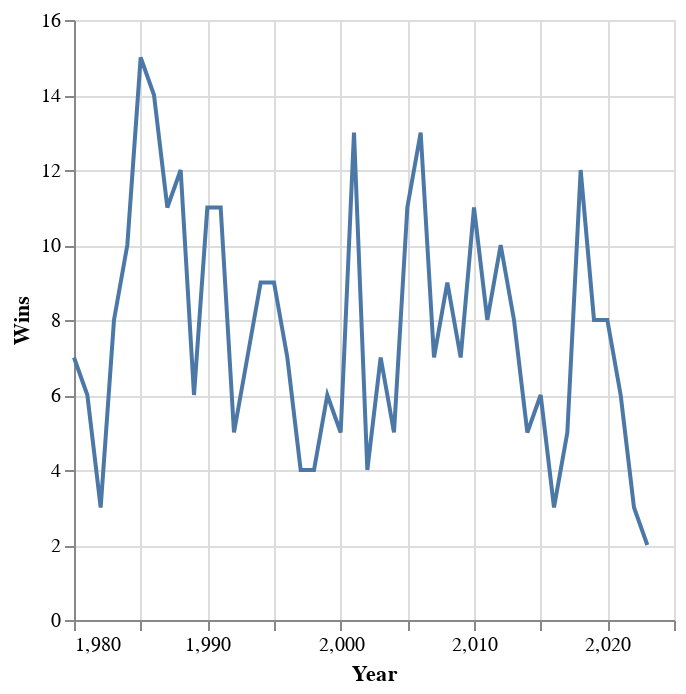

Source (notebook cell):
### Code cell
filtered_data_2 = data[(data['Year'] >= 1980) & (data['Year'] <= 2025)]

chart_2 = alt.Chart(filtered_data_2).mark_line().encode(
    x=alt.X('Year:Q', scale=alt.Scale(domain=[1980, 2025]), title="Year"),
    y=alt.Y('W:Q', title="Wins"),
    tooltip=["Year", "W", "L", "Div. Finish"])
chart_2

### Figure 1 — Vega-Lite specification as saved in the notebook (floating-point values rounded to 4 significant figures)
{"config": {"view": {"continuousWidth": 300, "continuousHeight": 300}}, "data": {"name": "data-1c1bbd5b433a0bfe94a175ce24538de1"}, "mark": {"type": "line"}, "encoding": {"tooltip": [{"field": "Year", "type": "quantitative"}, {"field": "W", "type": "quantitative"}, {"field": "L", "type": "quantitative"}, {"field": "Div. Finish", "type": "nominal"}], "x": {"field": "Year", "scale": {"domain": [1980, 2025]}, "title": "Year", "type": "quantitative"}, "y": {"field": "W", "title": "Wins", "type": "quantitative"}}, "$schema": "https://vega.github.io/schema/vega-lite/v5.15.1.json", "datasets": {"data-1c1bbd5b433a0bfe94a175ce24538de1": [{"Year": 2023, "Lg": "NFL", "Tm": "Chicago Bears", "W": 2, "L": 6, "T": 0, "Div. Finish": "4th of 4", "Playoffs": null, "PF": 171, "PA": 218, "PD": -47, "Coaches": "Eberflus", "AV": null, "Passer": "Fields", "Rusher": "Herbert", "Receiver": "Moore", "Pts_Off": 17, "Yds_Off": 19, "Pts_Def": 28, "Yds_Def": 23, "T/G": 25, "Pts±": 25, "Yds±": 18, "out of": 32, "MoV": -5.9, "SoS": -3.9, "SRS": -9.8, "OSRS": -1.6, "DSRS": -8.2}, {"Year": 2022, "Lg": "NFL", "Tm": "Chicago Bears", "W": 3, "L": 14, "T": 0, "Div. Finish": "4th of 4", "Playoffs": null, "PF": 326, "PA": 463, "PD": -137, "Coaches": "Eberflus", "AV": "Fields", "Passer": "Fields", "Rusher": "Fields", "Receiver": "Kmet", "Pts_Off": 23, "Yds_Off": 28, "Pts_Def": 32, "Yds_Def": 29, "T/G": 20, "Pts±": 31, "Yds±": 31, "out of": 32, "MoV": -8.1, "SoS": 1.6, "SRS": -6.4, "OSRS": -2.5, "DSRS": -4.0}, {"Year": 2021, "Lg": "NFL", "Tm": "Chicago Bears", "W": 6, "L": 11, "T": 0, "Div. Finish": "3rd of 4", "Playoffs": null, "PF": 311, "PA": 407, "PD": -96, "Coaches": "Nagy", "AV": "Smith", "Passer": "Fields", "Rusher": "Montgomery", "Receiver": "Mooney", "Pts_Off": 27, "Yds_Off": 24, "Pts_Def": 22, "Yds_Def": 6, "T/G": 29, "Pts±": 24, "Yds±": 20, "out of": 32, "MoV": -5.6, "SoS": 0.5, "SRS": -5.2, "OSRS": -4.9, "DSRS": -0.3}, {"Year": 2020, "Lg": "NFL", "Tm": "Chicago Bears*", "W": 8, "L": 8, "T": 0, "Div. Finish": "2nd of 4", "Playoffs": "Lost WC", "PF": 372, "PA": 370, "PD": 2, "Coaches": "Nagy", "AV": "Smith", "Passer": "Trubisky", "Rusher": "Montgomery", "Receiver": "Robinson", "Pts_Off": 22, "Yds_Off": 26, "Pts_Def": 14, "Yds_Def": 11, "T/G": 23, "Pts±": 15, "Yds±": 20, "out of": 32, "MoV": 0.1, "SoS": 0.1, "SRS": 0.2, "OSRS": -2.2, "DSRS": 2.4}, {"Year": 2019, "Lg": "NFL", "Tm": "Chicago Bears", "W": 8, "L": 8, "T": 0, "Div. Finish": "3rd of 4", "Playoffs": null, "PF": 280, "PA": 298, "PD": -18, "Coaches": "Nagy", "AV": "Mack", "Passer": "Trubisky", "Rusher": "Montgomery", "Receiver": "Robinson", "Pts_Off": 29, "Yds_Off": 29, "Pts_Def": 4, "Yds_Def": 8, "T/G": 15, "Pts±": 19, "Yds±": 21, "out of": 32, "MoV": -1.1, "SoS": 0.2, "SRS": -0.9, "OSRS": -5.4, "DSRS": 4.5}, {"Year": 2018, "Lg": "NFL", "Tm": "Chicago Bears*", "W": 12, "L": 4, "T": 0, "Div. Finish": "1st of 4", "Playoffs": "Lost WC", "PF": 421, "PA": 283, "PD": 138, "Coaches": "Nagy", "AV": "Mack", "Passer": "Trubisky", "Rusher": "Howard", "Receiver": "Robinson", "Pts_Off": 9, "Yds_Off": 21, "Pts_Def": 1, "Yds_Def": 3, "T/G": 3, "Pts±": 4, "Yds±": 5, "out of": 32, "MoV": 8.6, "SoS": -2.3, "SRS": 6.3, "OSRS": 1.5, "DSRS": 4.8}, {"Year": 2017, "Lg": "NFL", "Tm": "Chicago Bears", "W": 5, "L": 11, "T": 0, "Div. Finish": "4th of 4", "Playoffs": null, "PF": 264, "PA": 320, "PD": -56, "Coaches": "Fox", "AV": "Hicks", "Passer": "Trubisky", "Rusher": "Howard", "Receiver": "Wright", "Pts_Off": 29, "Yds_Off": 30, "Pts_Def": 9, "Yds_Def": 10, "T/G": 15, "Pts±": 20, "Yds±": 26, "out of": 32, "MoV": -3.5, "SoS": 2.2, "SRS": -1.3, "OSRS": -4.6, "DSRS": 3.3}, {"Year": 2016, "Lg": "NFL", "Tm": "Chicago Bears", "W": 3, "L": 13, "T": 0, "Div. Finish": "4th of 4", "Playoffs": null, "PF": 279, "PA": 399, "PD": -120, "Coaches": "Fox", "AV": "Howard", "Passer": "Barkley", "Rusher": "Howard", "Receiver": "Meredith", "Pts_Off": 28, "Yds_Off": 15, "Pts_Def": 24, "Yds_Def": 15, "T/G": 31, "Pts±": 28, "Yds±": 12, "out of": 32, "MoV": -7.5, "SoS": 0.0, "SRS": -7.5, "OSRS": -5.2, "DSRS": -2.3}, {"Year": 2015, "Lg": "NFL", "Tm": "Chicago Bears", "W": 6, "L": 10, "T": 0, "Div. Finish": "4th of 4", "Playoffs": null, "PF": 335, "PA": 397, "PD": -62, "Coaches": "Fox", "AV": "Cutler", "Passer": "Cutler", "Rusher": "Forte", "Receiver": "Jeffery", "Pts_Off": 23, "Yds_Off": 21, "Pts_Def": 20, "Yds_Def": 14, "T/G": 19, "Pts±": 21, "Yds±": 16, "out of": 32, "MoV": -3.9, "SoS": 2.6, "SRS": -1.3, "OSRS": -0.1, "DSRS": -1.2}, {"Year": 2014, "Lg": "NFL", "Tm": "Chicago Bears", "W": 5, "L": 11, "T": 0, "Div. Finish": "4th of 4", "Playoffs": null, "PF": 319, "PA": 442, "PD": -123, "Coaches": "Trestman", "AV": "Forte", "Passer": "Cutler", "Rusher": "Forte", "Receiver": "Jeffery", "Pts_Off": 23, "Yds_Off": 21, "Pts_Def": 31, "Yds_Def": 30, "T/G": 22, "Pts±": 27, "Yds±": 28, "out of": 32, "MoV": -7.7, "SoS": 1.0, "SRS": -6.7, "OSRS": -2.0, "DSRS": -4.7}, {"Year": 2013, "Lg": "NFL", "Tm": "Chicago Bears", "W": 8, "L": 8, "T": 0, "Div. Finish": "2nd of 4", "Playoffs": null, "PF": 445, "PA": 478, "PD": -33, "Coaches": "Trestman", "AV": "Forte", "Passer": "Cutler", "Rusher": "Forte", "Receiver": "Jeffery", "Pts_Off": 2, "Yds_Off": 8, "Pts_Def": 30, "Yds_Def": 30, "T/G": 11, "Pts±": 21, "Yds±": 19, "out of": 32, "MoV": -2.1, "SoS": -2.1, "SRS": -4.1, "OSRS": 3.0, "DSRS": -7.1}, {"Year": 2012, "Lg": "NFL", "Tm": "Chicago Bears", "W": 10, "L": 6, "T": 0, "Div. Finish": "3rd of 4", "Playoffs": null, "PF": 375, "PA": 277, "PD": 98, "Coaches": "Smith", "AV": "Tillman", "Passer": "Cutler", "Rusher": "Forte", "Receiver": "Marshall", "Pts_Off": 16, "Yds_Off": 28, "Pts_Def": 3, "Yds_Def": 5, "T/G": 2, "Pts±": 6, "Yds±": 16, "out of": 32, "MoV": 6.1, "SoS": 0.8, "SRS": 6.9, "OSRS": 1.0, "DSRS": 6.0}, {"Year": 2011, "Lg": "NFL", "Tm": "Chicago Bears", "W": 8, "L": 8, "T": 0, "Div. Finish": "3rd of 4", "Playoffs": null, "PF": 353, "PA": 341, "PD": 12, "Coaches": "Smith", "AV": "Peppers", "Passer": "Cutler", "Rusher": "Forte", "Receiver": "Knox", "Pts_Off": 17, "Yds_Off": 24, "Pts_Def": 14, "Yds_Def": 17, "T/G": 11, "Pts±": 16, "Yds±": 26, "out of": 32, "MoV": 0.8, "SoS": 0.9, "SRS": 1.7, "OSRS": -1.5, "DSRS": 3.1}, {"Year": 2010, "Lg": "NFL", "Tm": "Chicago Bears*", "W": 11, "L": 5, "T": 0, "Div. Finish": "1st of 4", "Playoffs": "Lost Conf", "PF": 334, "PA": 286, "PD": 48, "Coaches": "Smith", "AV": "Peppers", "Passer": "Cutler", "Rusher": "Forte", "Receiver": "Knox", "Pts_Off": 21, "Yds_Off": 30, "Pts_Def": 4, "Yds_Def": 9, "T/G": 11, "Pts±": 10, "Yds±": 22, "out of": 32, "MoV": 3.0, "SoS": 1.1, "SRS": 4.1, "OSRS": -0.6, "DSRS": 4.7}, {"Year": 2009, "Lg": "NFL", "Tm": "Chicago Bears", "W": 7, "L": 9, "T": 0, "Div. Finish": "3rd of 4", "Playoffs": null, "PF": 327, "PA": 375, "PD": -48, "Coaches": "Smith", "AV": "Cutler", "Passer": "Cutler", "Rusher": "Forte", "Receiver": "Hester", "Pts_Off": 19, "Yds_Off": 23, "Pts_Def": 21, "Yds_Def": 17, "T/G": 23, "Pts±": 21, "Yds±": 23, "out of": 32, "MoV": -3.0, "SoS": -0.9, "SRS": -3.9, "OSRS": -1.9, "DSRS": -2.0}, {"Year": 2008, "Lg": "NFL", "Tm": "Chicago Bears", "W": 9, "L": 7, "T": 0, "Div. Finish": "2nd of 4", "Playoffs": null, "PF": 375, "PA": 350, "PD": 25, "Coaches": "Smith", "AV": "Briggs", "Passer": "Orton", "Rusher": "Forte", "Receiver": "Hester", "Pts_Off": 14, "Yds_Off": 26, "Pts_Def": 16, "Yds_Def": 21, "T/G": 8, "Pts±": 17, "Yds±": 25, "out of": 32, "MoV": 1.6, "SoS": 0.5, "SRS": 2.1, "OSRS": 1.1, "DSRS": 1.0}, {"Year": 2007, "Lg": "NFL", "Tm": "Chicago Bears", "W": 7, "L": 9, "T": 0, "Div. Finish": "4th of 4", "Playoffs": null, "PF": 334, "PA": 348, "PD": -14, "Coaches": "Smith", "AV": "Urlacher", "Passer": "Griese", "Rusher": "Benson", "Receiver": "Berrian", "Pts_Off": 18, "Yds_Off": 27, "Pts_Def": 16, "Yds_Def": 28, "T/G": 17, "Pts±": 20, "Yds±": 30, "out of": 32, "MoV": -0.9, "SoS": 2.1, "SRS": 1.2, "OSRS": -0.2, "DSRS": 1.4}, {"Year": 2006, "Lg": "NFL", "Tm": "Chicago Bears*", "W": 13, "L": 3, "T": 0, "Div. Finish": "1st of 4", "Playoffs": "Lost SB", "PF": 427, "PA": 255, "PD": 172, "Coaches": "Smith", "AV": "Urlacher", "Passer": "Grossman", "Rusher": "Jones", "Receiver": "Muhammad", "Pts_Off": 2, "Yds_Off": 15, "Pts_Def": 3, "Yds_Def": 5, "T/G": 4, "Pts±": 2, "Yds±": 10, "out of": 32, "MoV": 10.8, "SoS": -2.9, "SRS": 7.9, "OSRS": 4.9, "DSRS": 3.0}, {"Year": 2005, "Lg": "NFL", "Tm": "Chicago Bears*", "W": 11, "L": 5, "T": 0, "Div. Finish": "1st of 4", "Playoffs": "Lost Div", "PF": 260, "PA": 202, "PD": 58, "Coaches": "Smith", "AV": "Briggs", "Passer": "Orton", "Rusher": "Jones", "Receiver": "Muhammad", "Pts_Off": 26, "Yds_Off": 29, "Pts_Def": 1, "Yds_Def": 2, "T/G": 11, "Pts±": 12, "Yds±": 25, "out of": 32, "MoV": 3.6, "SoS": -2.2, "SRS": 1.4, "OSRS": -5.2, "DSRS": 6.6}, {"Year": 2004, "Lg": "NFL", "Tm": "Chicago Bears", "W": 5, "L": 11, "T": 0, "Div. Finish": "4th of 4", "Playoffs": null, "PF": 231, "PA": 331, "PD": -100, "Coaches": "Smith", "AV": "Briggs", "Passer": "Hutchinson", "Rusher": "Jones", "Receiver": "Terrell", "Pts_Off": 32, "Yds_Off": 32, "Pts_Def": 13, "Yds_Def": 21, "T/G": 23, "Pts±": 28, "Yds±": 32, "out of": 32, "MoV": -6.3, "SoS": -2.0, "SRS": -8.2, "OSRS": -8.5, "DSRS": 0.3}, {"Year": 2003, "Lg": "NFL", "Tm": "Chicago Bears", "W": 7, "L": 9, "T": 0, "Div. Finish": "3rd of 4", "Playoffs": null, "PF": 283, "PA": 346, "PD": -63, "Coaches": "Jauron", "AV": "Azumah", "Passer": "Stewart", "Rusher": "Thomas", "Receiver": "Booker", "Pts_Off": 23, "Yds_Off": 28, "Pts_Def": 22, "Yds_Def": 14, "T/G": 27, "Pts±": 23, "Yds±": 26, "out of": 32, "MoV": -3.9, "SoS": 0.4, "SRS": -3.5, "OSRS": -4.2, "DSRS": 0.7}, {"Year": 2002, "Lg": "NFL", "Tm": "Chicago Bears", "W": 4, "L": 12, "T": 0, "Div. Finish": "3rd of 4", "Playoffs": null, "PF": 281, "PA": 379, "PD": -98, "Coaches": "Jauron", "AV": "Urlacher", "Passer": "Miller", "Rusher": "Thomas", "Receiver": "Booker", "Pts_Off": 27, "Yds_Off": 29, "Pts_Def": 25, "Yds_Def": 25, "T/G": 23, "Pts±": 27, "Yds±": 29, "out of": 32, "MoV": -6.1, "SoS": 0.9, "SRS": -5.3, "OSRS": -4.4, "DSRS": -0.9}, {"Year": 2001, "Lg": "NFL", "Tm": "Chicago Bears*", "W": 13, "L": 3, "T": 0, "Div. Finish": "1st of 5", "Playoffs": "Lost Div", "PF": 338, "PA": 203, "PD": 135, "Coaches": "Jauron", "AV": "Urlacher", "Passer": "Miller", "Rusher": "Thomas", "Receiver": "Booker", "Pts_Off": 11, "Yds_Off": 26, "Pts_Def": 1, "Yds_Def": 15, "T/G": 4, "Pts±": 3, "Yds±": 21, "out of": 31, "MoV": 8.4, "SoS": -0.5, "SRS": 7.9, "OSRS": 0.9, "DSRS": 7.1}, {"Year": 2000, "Lg": "NFL", "Tm": "Chicago Bears", "W": 5, "L": 11, "T": 0, "Div. Finish": "5th of 5", "Playoffs": null, "PF": 216, "PA": 355, "PD": -139, "Coaches": "Jauron", "AV": "Urlacher", "Passer": "McNown", "Rusher": "Allen", "Receiver": "Robinson", "Pts_Off": 28, "Yds_Off": 23, "Pts_Def": 20, "Yds_Def": 16, "T/G": 23, "Pts±": 26, "Yds±": 23, "out of": 31, "MoV": -8.7, "SoS": 2.4, "SRS": -6.3, "OSRS": -6.4, "DSRS": 0.1}, {"Year": 1999, "Lg": "NFL", "Tm": "Chicago Bears", "W": 6, "L": 10, "T": 0, "Div. Finish": "5th of 5", "Playoffs": null, "PF": 272, "PA": 341, "PD": -69, "Coaches": "Jauron", "AV": "Robinson", "Passer": "Matthews", "Rusher": "Enis", "Receiver": "Robinson", "Pts_Off": 25, "Yds_Off": 8, "Pts_Def": 20, "Yds_Def": 29, "T/G": 17, "Pts±": 24, "Yds±": 20, "out of": 31, "MoV": -4.3, "SoS": 2.3, "SRS": -2.0, "OSRS": -3.0, "DSRS": 1.0}, {"Year": 1998, "Lg": "NFL", "Tm": "Chicago Bears", "W": 4, "L": 12, "T": 0, "Div. Finish": "5th of 5", "Playoffs": null, "PF": 276, "PA": 368, "PD": -92, "Coaches": "Wannstedt", "AV": "Engram", "Passer": "Kramer", "Rusher": "Bennett", "Receiver": "Engram", "Pts_Off": 25, "Yds_Off": 21, "Pts_Def": 23, "Yds_Def": 14, "T/G": 22, "Pts±": 24, "Yds±": 18, "out of": 30, "MoV": -5.8, "SoS": 2.0, "SRS": -3.7, "OSRS": -3.4, "DSRS": -0.3}, {"Year": 1997, "Lg": "NFL", "Tm": "Chicago Bears", "W": 4, "L": 12, "T": 0, "Div. Finish": "5th of 5", "Playoffs": null, "PF": 263, "PA": 421, "PD": -158, "Coaches": "Wannstedt", "AV": "Minter", "Passer": "Kramer", "Rusher": "Harris", "Receiver": "Proehl", "Pts_Off": 28, "Yds_Off": 17, "Pts_Def": 29, "Yds_Def": 12, "T/G": 26, "Pts±": 29, "Yds±": 11, "out of": 30, "MoV": -9.9, "SoS": 1.4, "SRS": -8.5, "OSRS": -3.1, "DSRS": -5.3}, {"Year": 1996, "Lg": "NFL", "Tm": "Chicago Bears", "W": 7, "L": 9, "T": 0, "Div. Finish": "3rd of 5", "Playoffs": null, "PF": 283, "PA": 305, "PD": -22, "Coaches": "Wannstedt", "AV": "Conway", "Passer": "Krieg", "Rusher": "Harris", "Receiver": "Conway", "Pts_Off": 26, "Yds_Off": 21, "Pts_Def": 12, "Yds_Def": 12, "T/G": 14, "Pts±": 19, "Yds±": 14, "out of": 30, "MoV": -1.4, "SoS": 1.1, "SRS": -0.2, "OSRS": -1.4, "DSRS": 1.2}, {"Year": 1995, "Lg": "NFL", "Tm": "Chicago Bears", "W": 9, "L": 7, "T": 0, "Div. Finish": "3rd of 5", "Playoffs": null, "PF": 392, "PA": 360, "PD": 32, "Coaches": "Wannstedt", "AV": "Kramer", "Passer": "Kramer", "Rusher": "Salaam", "Receiver": "Graham", "Pts_Off": 8, "Yds_Off": 9, "Pts_Def": 22, "Yds_Def": 19, "T/G": 9, "Pts±": 9, "Yds±": 12, "out of": 30, "MoV": 2.0, "SoS": 0.3, "SRS": 2.3, "OSRS": 3.1, "DSRS": -0.8}, {"Year": 1994, "Lg": "NFL", "Tm": "Chicago Bears*", "W": 9, "L": 7, "T": 0, "Div. Finish": "4th of 5", "Playoffs": "Lost Div", "PF": 271, "PA": 307, "PD": -36, "Coaches": "Wannstedt", "AV": "Zorich", "Passer": "Walsh", "Rusher": "Tillman", "Receiver": "Graham", "Pts_Off": 24, "Yds_Off": 23, "Pts_Def": 10, "Yds_Def": 13, "T/G": 20, "Pts±": 18, "Yds±": 15, "out of": 28, "MoV": -2.3, "SoS": 0.3, "SRS": -1.9, "OSRS": -3.2, "DSRS": 1.3}, {"Year": 1993, "Lg": "NFL", "Tm": "Chicago Bears", "W": 7, "L": 9, "T": 0, "Div. Finish": "4th of 5", "Playoffs": null, "PF": 234, "PA": 230, "PD": 4, "Coaches": "Wannstedt", "AV": "Woolford", "Passer": "Harbaugh", "Rusher": "Anderson", "Receiver": "Waddle", "Pts_Off": 24, "Yds_Off": 28, "Pts_Def": 3, "Yds_Def": 4, "T/G": 14, "Pts±": 14, "Yds±": 26, "out of": 28, "MoV": 0.3, "SoS": -0.5, "SRS": -0.2, "OSRS": -4.6, "DSRS": 4.3}, {"Year": 1992, "Lg": "NFL", "Tm": "Chicago Bears", "W": 5, "L": 11, "T": 0, "Div. Finish": "4th of 5", "Playoffs": null, "PF": 295, "PA": 361, "PD": -66, "Coaches": "Ditka", "AV": "Harbaugh", "Passer": "Harbaugh", "Rusher": "Anderson", "Receiver": "Davis", "Pts_Off": 16, "Yds_Off": 8, "Pts_Def": 22, "Yds_Def": 17, "T/G": 19, "Pts±": 18, "Yds±": 13, "out of": 28, "MoV": -4.1, "SoS": 0.6, "SRS": -3.5, "OSRS": -0.2, "DSRS": -3.3}, {"Year": 1991, "Lg": "NFL", "Tm": "Chicago Bears*", "W": 11, "L": 5, "T": 0, "Div. Finish": "2nd of 5", "Playoffs": "Lost WC", "PF": 299, "PA": 269, "PD": 30, "Coaches": "Ditka", "AV": "Singletary", "Passer": "Harbaugh", "Rusher": "Anderson", "Receiver": "Davis", "Pts_Off": 14, "Yds_Off": 11, "Pts_Def": 9, "Yds_Def": 4, "T/G": 19, "Pts±": 11, "Yds±": 7, "out of": 28, "MoV": 1.9, "SoS": -1.0, "SRS": 0.8, "OSRS": -1.2, "DSRS": 2.0}, {"Year": 1990, "Lg": "NFL", "Tm": "Chicago Bears*", "W": 11, "L": 5, "T": 0, "Div. Finish": "1st of 5", "Playoffs": "Lost Div", "PF": 348, "PA": 280, "PD": 68, "Coaches": "Ditka", "AV": "Dent", "Passer": "Harbaugh", "Rusher": "Anderson", "Receiver": "Davis", "Pts_Off": 10, "Yds_Off": 13, "Pts_Def": 9, "Yds_Def": 6, "T/G": 3, "Pts±": 10, "Yds±": 9, "out of": 28, "MoV": 4.3, "SoS": -0.8, "SRS": 3.4, "OSRS": 0.1, "DSRS": 3.3}, {"Year": 1989, "Lg": "NFL", "Tm": "Chicago Bears", "W": 6, "L": 10, "T": 0, "Div. Finish": "4th of 5", "Playoffs": null, "PF": 358, "PA": 377, "PD": -19, "Coaches": "Ditka", "AV": "Hilgenberg", "Passer": "Tomczak", "Rusher": "Anderson", "Receiver": "Morris", "Pts_Off": 10, "Yds_Off": 10, "Pts_Def": 20, "Yds_Def": 25, "T/G": 19, "Pts±": 16, "Yds±": 19, "out of": 28, "MoV": -1.2, "SoS": 1.2, "SRS": 0.0, "OSRS": 1.8, "DSRS": -1.8}, {"Year": 1988, "Lg": "NFL", "Tm": "Chicago Bears*", "W": 12, "L": 4, "T": 0, "Div. Finish": "1st of 5", "Playoffs": "Lost Conf", "PF": 312, "PA": 215, "PD": 97, "Coaches": "Ditka", "AV": "Singletary", "Passer": "McMahon", "Rusher": "Anderson", "Receiver": "McKinnon", "Pts_Off": 18, "Yds_Off": 11, "Pts_Def": 1, "Yds_Def": 2, "T/G": 12, "Pts±": 4, "Yds±": 3, "out of": 28, "MoV": 6.1, "SoS": 0.5, "SRS": 6.6, "OSRS": 0.0, "DSRS": 6.6}, {"Year": 1987, "Lg": "NFL", "Tm": "Chicago Bears*", "W": 11, "L": 4, "T": 0, "Div. Finish": "1st of 5", "Playoffs": "Lost Div", "PF": 356, "PA": 282, "PD": 74, "Coaches": "Ditka", "AV": "McMichael", "Passer": "McMahon", "Rusher": "Anderson", "Receiver": "Gault", "Pts_Off": 9, "Yds_Off": 12, "Pts_Def": 4, "Yds_Def": 2, "T/G": 27, "Pts±": 6, "Yds±": 4, "out of": 28, "MoV": 4.9, "SoS": -1.1, "SRS": 3.8, "OSRS": 1.5, "DSRS": 2.3}, {"Year": 1986, "Lg": "NFL", "Tm": "Chicago Bears*", "W": 14, "L": 2, "T": 0, "Div. Finish": "1st of 5", "Playoffs": "Lost Div", "PF": 352, "PA": 187, "PD": 165, "Coaches": "Ditka", "AV": "Marshall", "Passer": "Tomczak", "Rusher": "Payton", "Receiver": "Gault", "Pts_Off": 13, "Yds_Off": 7, "Pts_Def": 1, "Yds_Def": 1, "T/G": 14, "Pts±": 1, "Yds±": 1, "out of": 28, "MoV": 10.3, "SoS": -2.7, "SRS": 7.6, "OSRS": -0.1, "DSRS": 7.7}, {"Year": 1985, "Lg": "NFL", "Tm": "Chicago Bears*", "W": 15, "L": 1, "T": 0, "Div. Finish": "1st of 5", "Playoffs": "Won SB", "PF": 456, "PA": 198, "PD": 258, "Coaches": "Ditka", "AV": "Dent", "Passer": "McMahon", "Rusher": "Payton", "Receiver": "Gault", "Pts_Off": 2, "Yds_Off": 7, "Pts_Def": 1, "Yds_Def": 1, "T/G": 1, "Pts±": 1, "Yds±": 1, "out of": 28, "MoV": 16.1, "SoS": -0.2, "SRS": 15.9, "OSRS": 6.5, "DSRS": 9.4}, {"Year": 1984, "Lg": "NFL", "Tm": "Chicago Bears*", "W": 10, "L": 6, "T": 0, "Div. Finish": "1st of 5", "Playoffs": "Lost Conf", "PF": 325, "PA": 248, "PD": 77, "Coaches": "Ditka", "AV": "Hampton", "Passer": "McMahon", "Rusher": "Payton", "Receiver": "Gault", "Pts_Off": 16, "Yds_Off": 7, "Pts_Def": 3, "Yds_Def": 1, "T/G": 10, "Pts±": 9, "Yds±": 1, "out of": 28, "MoV": 4.8, "SoS": -0.1, "SRS": 4.7, "OSRS": -1.7, "DSRS": 6.4}, {"Year": 1983, "Lg": "NFL", "Tm": "Chicago Bears", "W": 8, "L": 8, "T": 0, "Div. Finish": "3rd of 5", "Playoffs": null, "PF": 311, "PA": 301, "PD": 10, "Coaches": "Ditka", "AV": "Singletary", "Passer": "McMahon", "Rusher": "Payton", "Receiver": "Gault", "Pts_Off": 20, "Yds_Off": 6, "Pts_Def": 5, "Yds_Def": 8, "T/G": 12, "Pts±": 12, "Yds±": 5, "out of": 28, "MoV": 0.6, "SoS": -1.7, "SRS": -1.1, "OSRS": -2.5, "DSRS": 1.5}, {"Year": 1982, "Lg": "NFL", "Tm": "Chicago Bears", "W": 3, "L": 6, "T": 0, "Div. Finish": "5th of 5", "Playoffs": null, "PF": 141, "PA": 174, "PD": -33, "Coaches": "Ditka", "AV": "Hampton", "Passer": "McMahon", "Rusher": "Payton", "Receiver": "Moorehead", "Pts_Off": 22, "Yds_Off": 26, "Pts_Def": 13, "Yds_Def": 16, "T/G": 13, "Pts±": 22, "Yds±": 25, "out of": 28, "MoV": -3.7, "SoS": -1.7, "SRS": -5.4, "OSRS": -4.2, "DSRS": -1.2}, {"Year": 1981, "Lg": "NFL", "Tm": "Chicago Bears", "W": 6, "L": 10, "T": 0, "Div. Finish": "5th of 5", "Playoffs": null, "PF": 253, "PA": 324, "PD": -71, "Coaches": "Armstrong", "AV": "Fencik", "Passer": "Evans", "Rusher": "Payton", "Receiver": "Margerum", "Pts_Off": 27, "Yds_Off": 26, "Pts_Def": 14, "Yds_Def": 19, "T/G": 15, "Pts±": 23, "Yds±": 25, "out of": 28, "MoV": -4.4, "SoS": 1.6, "SRS": -2.9, "OSRS": -4.4, "DSRS": 1.5}, {"Year": 1980, "Lg": "NFL", "Tm": "Chicago Bears", "W": 7, "L": 9, "T": 0, "Div. Finish": "3rd of 5", "Playoffs": null, "PF": 304, "PA": 264, "PD": 40, "Coaches": "Armstrong", "AV": "Payton", "Passer": "Evans", "Rusher": "Payton", "Receiver": "Scott", "Pts_Off": 17, "Yds_Off": 24, "Pts_Def": 4, "Yds_Def": 10, "T/G": 21, "Pts±": 12, "Yds±": 15, "out of": 28, "MoV": 2.5, "SoS": -1.1, "SRS": 1.4, "OSRS": -1.2, "DSRS": 2.6}]}}
